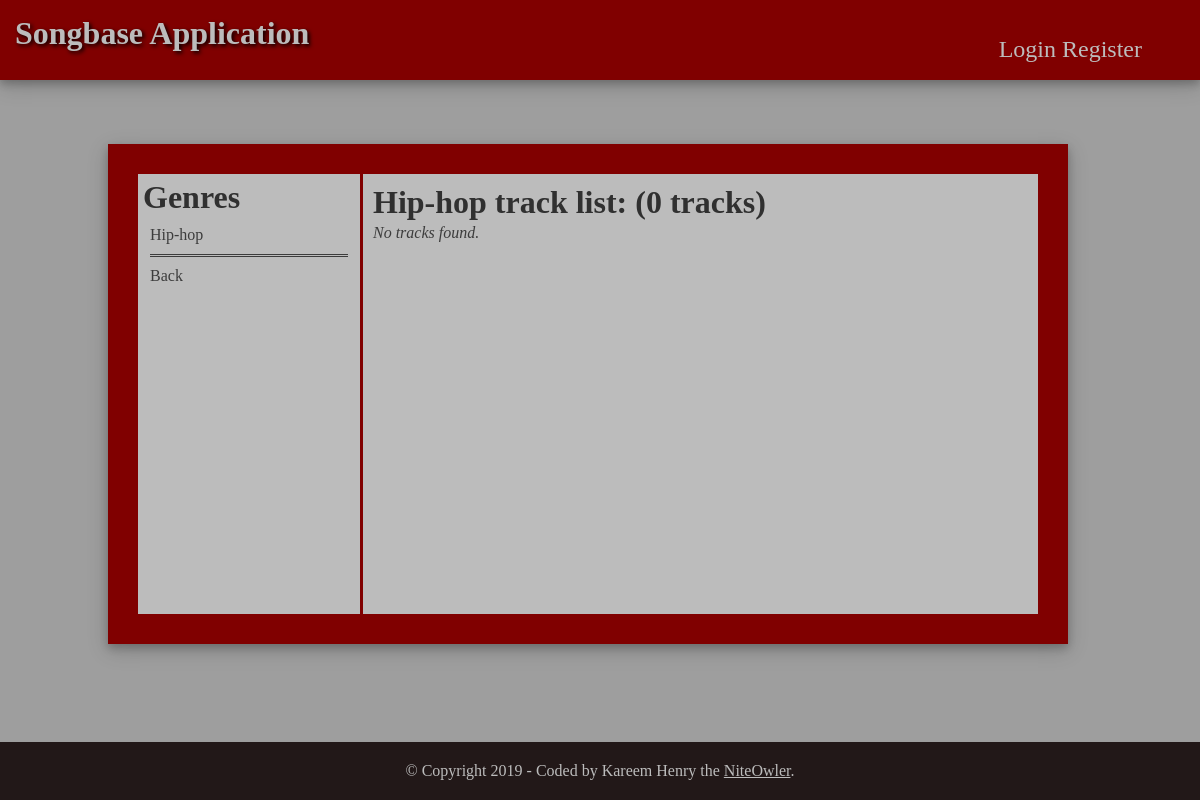
The page /songbase/Hip-hop/4 on the database as committed earlier.
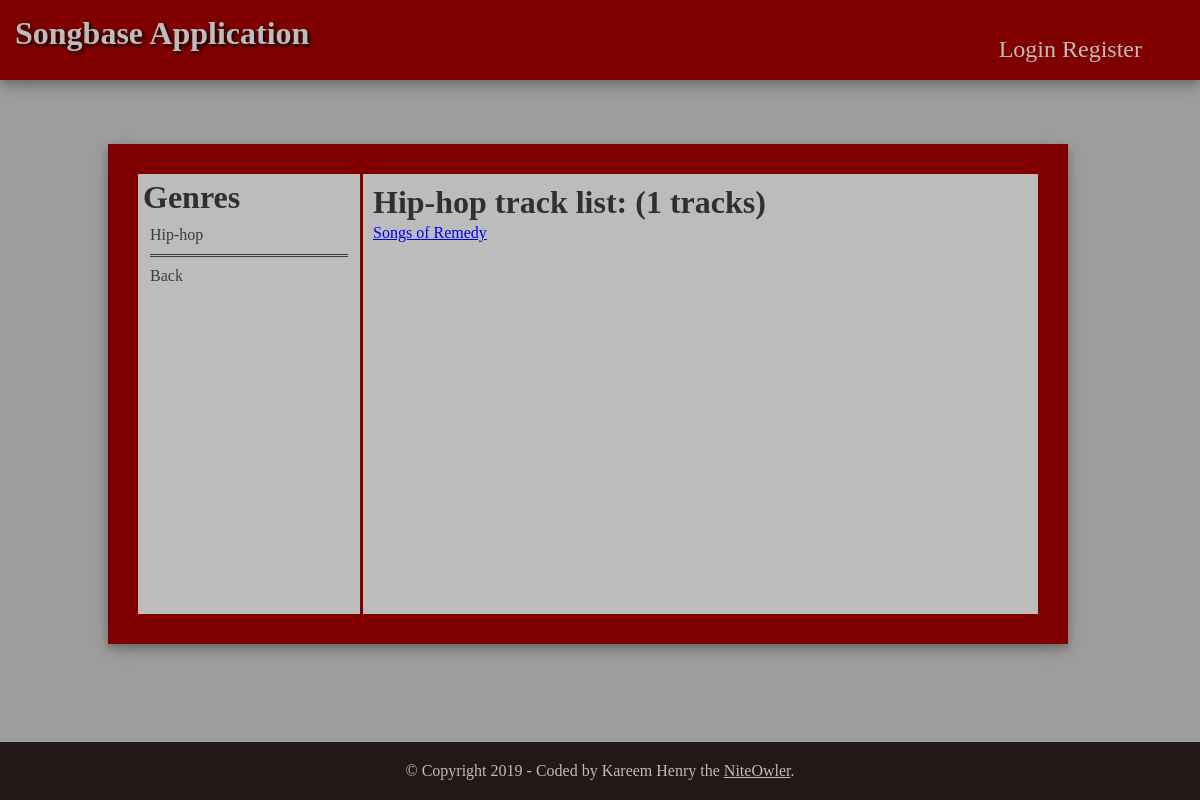
The same page on the database as committed later.
### models.py (models this page shows, shortened)
class Genre(db.Model):
    __tablename__ = 'genre'
    id = db.Column(db.Integer, primary_key=True, autoincrement=True)
    name = db.Column(db.String(250), nullable=False)
    tracks = db.relationship("Track", backref="genre")

class Track(db.Model):
    __tablename__ = 'track'
    id = db.Column(db.Integer, primary_key=True, autoincrement=True)
    name = db.Column(db.String(250), nullable=False)
    slug = db.Column(db.String(250), nullable=False)
    description = db.Column(db.String(250))
    date = db.Column(db.DateTime, nullable=False, default=datetime.utcnow)
    gen_id = db.Column(db.Integer, db.ForeignKey('genre.id'))
    user_id = db.Column(db.Integer, db.ForeignKey('user.id'))

### main.py (the view)
@main.route('/songbase/<path:genre_name>/<int:genre_id>')
def showTracks(genre_name, genre_id):
    gen_title = Genre.query.\
        filter(Genre.id == genre_id)
    track = Track.query.\
        filter(Track.gen_id == genre_id).\
        order_by(desc(Track.date)).all()
    trk_count = quesession.query(func.count(Track.id)).\
        filter(Track.gen_id == genre_id)
    quesession.close()
    full = quesession.query(Genre.name, Track.name, Track.slug, Track.id).\
        filter(Genre.id == genre_id, Track.gen_id == genre_id).all()
    quesession.close()
    return render_template(
        'views/tracks.html',
        gen_title=gen_title,
        track=track,
        trk_count=trk_count,
        full=full
    )

### templates/views/tracks.html (shortened to what this page needs)
{% extends "base.html" %}
{% block rightcontent %}
<div id="right-content">
    <h1>Genres</h1>
        <ul>
            {% for gen_title in gen_title %}
            <li>{{ gen_title.name }}</li>
            {% endfor %}
            <li id="spacer"></li>
            <li><a id="" href="{{url_for('main.home')}}">Back</a></li>
        </ul>
</div>
{% endblock %}
{% block leftcontent %}
<div id="left-content">
{% for gen_title in gen_title %}
    <h1>{{ gen_title.name }} track list: ({{ trk_count|first|last }} tracks)</h1>
{% endfor %}
    <div id="track_list">
        <ul class="">
            <li class="">
            {% for full in full %}
            <li class="">
                <a class="" href="{{url_for('main.trackInfo', genre_name = full|first, track_name = full.slug, track_id = full.id )}}">{{ full.name }}</a>
            </li>
            {% else %}
            <li><em>No tracks found.</em></li>
            {% endfor %}
        </ul>
    </div>
</div>
{% endblock %}

Rows that differ between the two databases and show on the page:
computed for Genre "Hip-hop": trk_count "0" → "1"
added Track: name "Songs of Remedy"
Other text that changed with them:
text no longer shown: "No tracks found."
